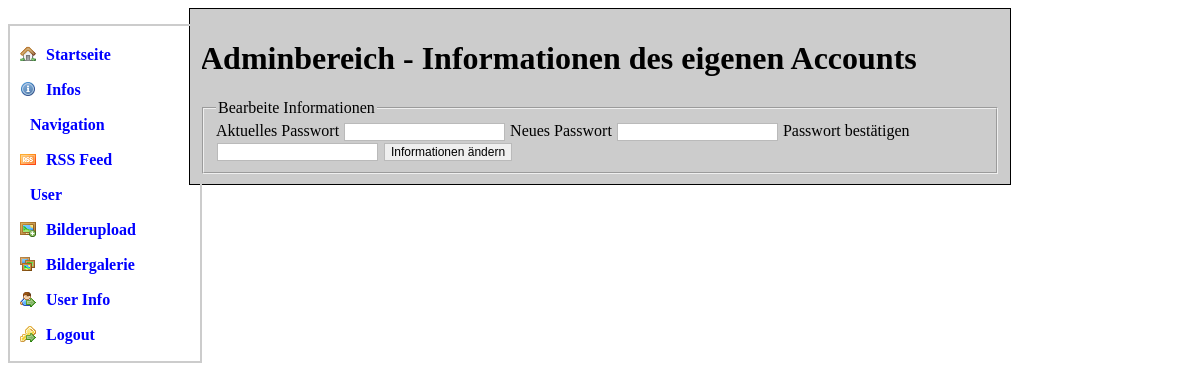
Page /admin/user_info.php (signed in) on the committed database.
### tables this page shows
CREATE TABLE IF NOT EXISTS `navigation` (
  `id` int(11) NOT NULL AUTO_INCREMENT,
  `in_id` int(11) DEFAULT NULL,
  `type` varchar(30) NOT NULL DEFAULT 'Admin-Navigation',
  `url` varchar(255) NOT NULL,
  `title` varchar(30) NOT NULL,
  `attribute` varchar(100) NOT NULL,
  PRIMARY KEY (`id`)
);

### admin/user_info.php (the view, shortened to what this page needs)
<!DOCTYPE html PUBLIC "-//W3C//DTD XHTML 1.0 Transitional//EN" "http://www.w3.org/TR/xhtml1/DTD/xhtml1-transitional.dtd">
<html xmlns="http://www.w3.org/1999/xhtml" >
<head>
    <link rel="stylesheet" type="text/css" href="style/cms.css"  media="screen" />
</head>
<body>
<ul id="nav">
<?
$sql	= "SELECT * FROM navigation WHERE type='Admin-Navigation' ORDER BY id ASC";
$result	= mysql_query($sql);
while($row = mysql_fetch_assoc($result)){
    echo '<li '.$row['attribute'].'><a href="'.$row['url'].'">'.$row['title'].'</a></li>';
}
?>
</ul>
<div id="content">
<h1>Adminbereich - Informationen des eigenen Accounts</h1>
<form action="user_info.php" method="post">
  <fieldset>
    <legend>Bearbeite Informationen</legend>
    <label for="atm_pw">Aktuelles Passwort</label>
    <input type="text" name="atm_pw" id="upass"/>
    <label for="new_pw">Neues Passwort</label>
    <input type="password" name="new_pw" id="upass"/>
    <label for="retype_pw">Passwort best&auml;tigen</label>
    <input type="password" name="retype_pw" id="upass"/>
    <input type="submit" value="Informationen &auml;ndern" class="submit">
  </fieldset>
</form>
</div>
</body>
</html>

### admin/style/cms.css (style rules this page uses)
input { color: #000000; border: 1px solid #BABABA; margin: 1px; font: 12px Arial, Helvetica, Verdana, sans-serif; }
#pic, .user, #logout, #home, #pic_upload, #rss, #infos { padding-left: 16px; }
.user { background: url(user_go.png) no-repeat left center; }
#infos { background: url(information.png) no-repeat left center; }
#rss { background: url(rss.png) no-repeat left center; }
#pic_upload { background: url(photo_add.png) no-repeat left center; }
#pic { background: url(photos.png) no-repeat left center; }
#logout { background: url(key_go.png) no-repeat left center; }
#home { background: url(house.png) no-repeat left center; }
#content { margin : auto; width : 800px; background : #ccc; padding : 10px 10px 10px 10px; border : #000 solid 1px; }
#nav { position: absolute; border: 2px solid #ccc; padding:10px 0 10px 10px; list-style:none; width: 180px; }
#nav a { text-decoration:none; display:block; min-width: 150px; color: blue; font-weight:bold; padding-left: 10px; padding-top:3px; }
#nav li { position:relative; line-height: 2em; }

### rows in the picture
navigation: shows a picture, title "Startseite"
navigation: shows a picture, title "Infos"
navigation: title "Navigation"
navigation: shows a picture, title "RSS Feed"
navigation: title "User"
navigation: shows a picture, title "Bilderupload"
navigation: shows a picture, title "Bildergalerie"
navigation: shows a picture, title "User Info"
navigation: shows a picture, title "Logout"
